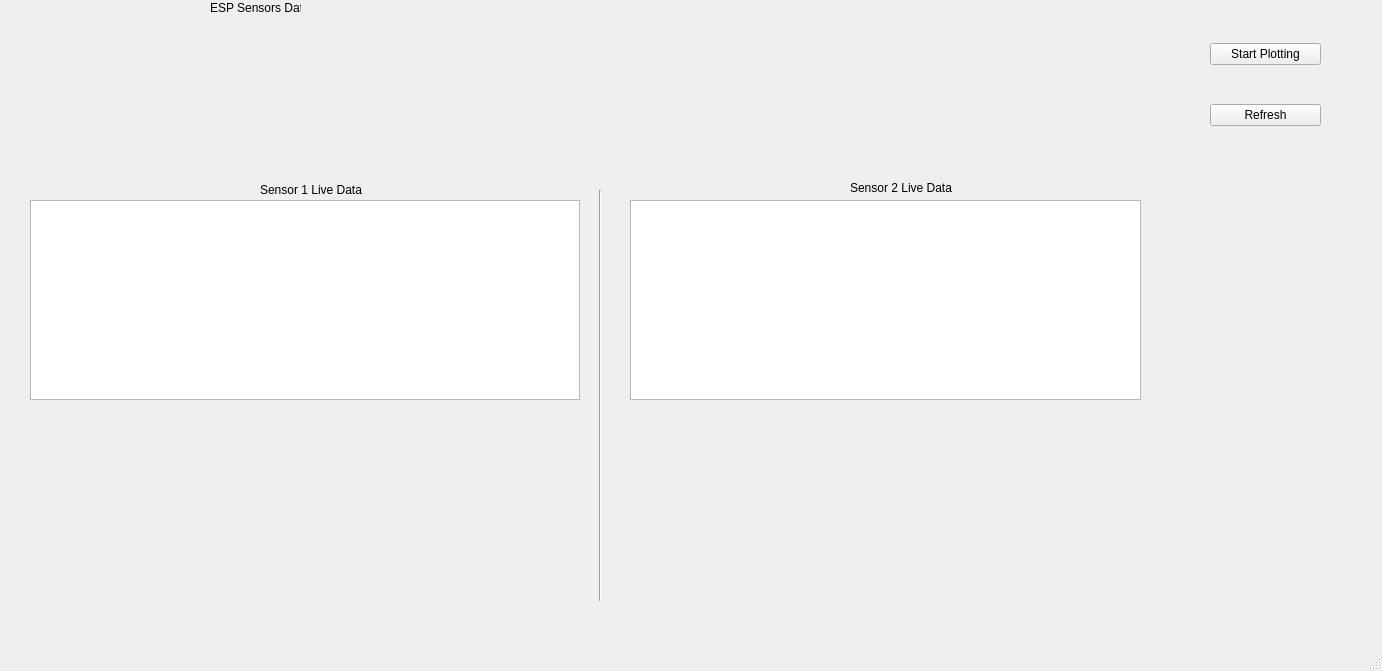
<?xml version="1.0" encoding="UTF-8"?>
<ui version="4.0">
 <class>MainWindow</class>
 <widget class="QMainWindow" name="MainWindow">
  <property name="geometry">
   <rect>
    <x>0</x>
    <y>0</y>
    <width>1382</width>
    <height>671</height>
   </rect>
  </property>
  <property name="windowTitle">
   <string>ESP Sensors Data</string>
  </property>
  <widget class="QWidget" name="centralwidget">
   <widget class="QWidget" name="layoutWidget">
    <property name="geometry">
     <rect>
      <x>1210</x>
      <y>10</y>
      <width>111</width>
      <height>151</height>
     </rect>
    </property>
    <layout class="QVBoxLayout" name="lay2">
     <item>
      <widget class="QPushButton" name="pushButton_2">
       <property name="text">
        <string>Start Plotting</string>
       </property>
      </widget>
     </item>
     <item>
      <widget class="QPushButton" name="pushButton_3">
       <property name="text">
        <string>Refresh</string>
       </property>
      </widget>
     </item>
    </layout>
   </widget>
   <widget class="QWidget" name="widget_3" native="true">
    <property name="geometry">
     <rect>
      <x>90</x>
      <y>20</y>
      <width>1031</width>
      <height>151</height>
     </rect>
    </property>
    <layout class="QVBoxLayout" name="verticalLayout_3"/>
   </widget>
   <widget class="Line" name="line">
    <property name="geometry">
     <rect>
      <x>590</x>
      <y>190</y>
      <width>20</width>
      <height>411</height>
     </rect>
    </property>
    <property name="orientation">
     <enum>Qt::Vertical</enum>
    </property>
   </widget>
   <widget class="QLabel" name="label_2">
    <property name="geometry">
     <rect>
      <x>260</x>
      <y>180</y>
      <width>121</width>
      <height>20</height>
     </rect>
    </property>
    <property name="text">
     <string>Sensor 1 Live Data</string>
    </property>
   </widget>
   <widget class="QLabel" name="label_3">
    <property name="geometry">
     <rect>
      <x>210</x>
      <y>0</y>
      <width>91</width>
      <height>16</height>
     </rect>
    </property>
    <property name="text">
     <string>ESP Sensors Data</string>
    </property>
   </widget>
   <widget class="QLabel" name="label">
    <property name="geometry">
     <rect>
      <x>530</x>
      <y>-10</y>
      <width>631</width>
      <height>31</height>
     </rect>
    </property>
    <property name="font">
     <font>
      <weight>75</weight>
      <italic>true</italic>
      <bold>true</bold>
     </font>
    </property>
    <property name="text">
     <string/>
    </property>
   </widget>
   <widget class="PlotWidget" name="grFFT">
    <property name="geometry">
     <rect>
      <x>30</x>
      <y>200</y>
      <width>550</width>
      <height>200</height>
     </rect>
    </property>
   </widget>
   <widget class="PlotWidget" name="grFFT_2">
    <property name="geometry">
     <rect>
      <x>630</x>
      <y>200</y>
      <width>511</width>
      <height>200</height>
     </rect>
    </property>
   </widget>
   <widget class="QLabel" name="label_5">
    <property name="geometry">
     <rect>
      <x>850</x>
      <y>180</y>
      <width>171</width>
      <height>16</height>
     </rect>
    </property>
    <property name="text">
     <string>Sensor 2 Live Data</string>
    </property>
   </widget>
  </widget>
  <widget class="QMenuBar" name="menubar">
   <property name="geometry">
    <rect>
     <x>0</x>
     <y>0</y>
     <width>1382</width>
     <height>21</height>
    </rect>
   </property>
  </widget>
  <widget class="QStatusBar" name="statusbar"/>
 </widget>
 <customwidgets>
  <customwidget>
   <class>PlotWidget</class>
   <extends>QGraphicsView</extends>
   <header>pyqtgraph</header>
  </customwidget>
 </customwidgets>
 <resources/>
 <connections/>
</ui>
